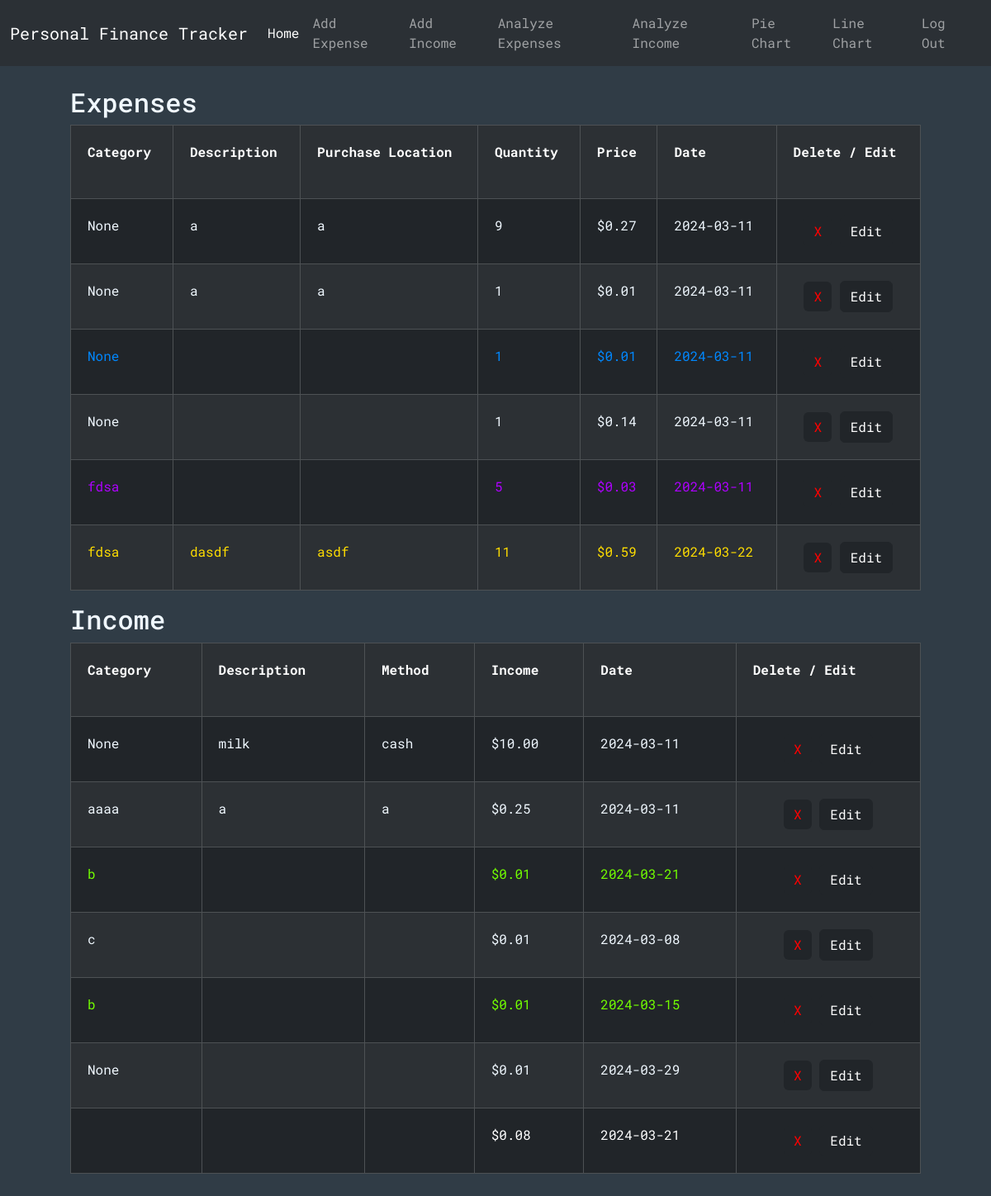
Page / (signed in) on the earlier database version.
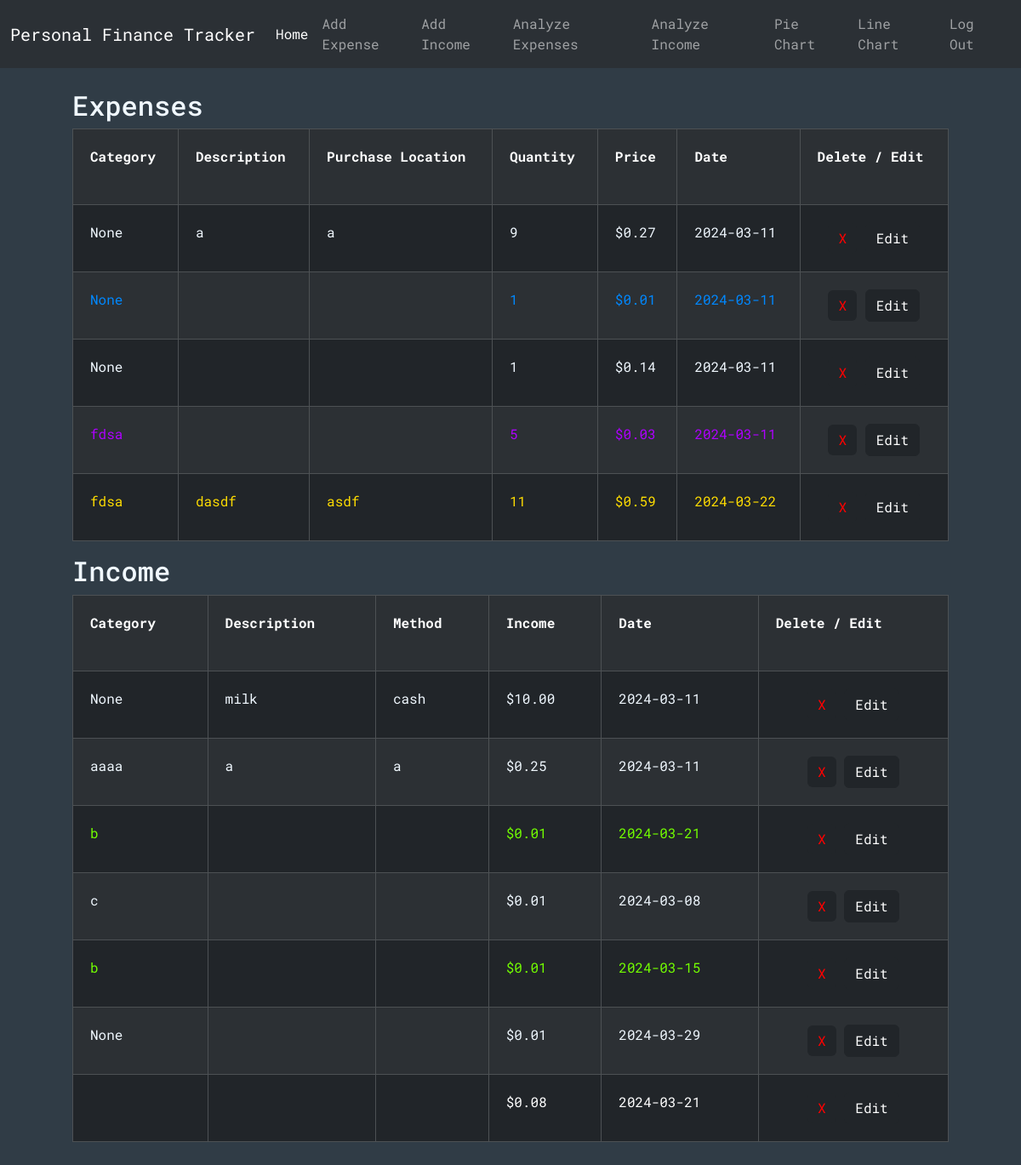
Same page on the later database version.
### tables this page shows
CREATE TABLE expenses (id INTEGER PRIMARY KEY, user_id INTEGER NOT NULL, category TEXT, description TEXT, purchaseLocation TEXT, quantity INTEGER NOT NULL, price NUMERIC NOT NULL, date TEXT NOT NULL, color TEXT, FOREIGN KEY (user_id) REFERENCES users(id));

CREATE TABLE incomes (id INTEGER PRIMARY KEY, user_id INTEGER NOT NULL, category TEXT, description TEXT, method TEXT, income NUMERIC NOT NULL, date TEXT NOT NULL, color TEXT, FOREIGN KEY (user_id) REFERENCES users(id));

### app.py (the view)
@app.route("/")
@login_required
def index():
    conn = get_db_connection()
    exps = conn.execute("SELECT * FROM expenses WHERE user_id = ?", (session["user_id"],)).fetchall()
    inc = conn.execute("SELECT * FROM incomes WHERE user_id = ?", (session["user_id"],)).fetchall()
    print(exps[1]["color"])
    conn.close()
    return render_template("index.html", expenses=exps, incomes=inc)

### helpers.py (called while the page is built)
def login_required(f):
    @wraps(f)
    def decorated_function(*args, **kwargs):
        if session.get("user_id") is None:
            return redirect("/login")
        return f(*args, **kwargs)
    return decorated_function

def get_db_connection():
    conn = sqlite3.connect('database.db')
    conn.row_factory = sqlite3.Row
    return conn

### templates/index.html (shortened to what this page needs)
{% extends "layout.html" %} {% block title %}Main{% endblock %}
{% block body %}
<div class="cont center-horizontal" style="max-width: 1300px">
  {% if expenses -%}
  <div>
    <h2>Expenses</h2>
    <div class="table-responsive">
      <table class="table table-dark table-striped table-bordered table-hover">
        <tr>
          <th scope="col">Category</th>
          <th scope="col">Description</th>
          <th scope="col">Purchase Location</th>
          <th scope="col">Quantity</th>
          <th scope="col">Price</th>
          <th scope="col">Date</th>
          <th scope="col">
            Delete / Edit
            <br />
          </th>
        </tr>
        {% for expense in expenses %}
        <tr>
          <td style="color: {{expense['color']}}">{{ expense["category"] }}</td>
          <td style="color: {{expense['color']}}">
            {{ expense["description"] }}
          </td>
          <td style="color: {{expense['color']}}">
            {{ expense["purchaseLocation"] }}
          </td>
          <td style="color: {{expense['color']}}">{{ expense["quantity"] }}</td>
          <td style="color: {{expense['color']}}">
            {{ "$%.2f"| format(expense["price"]) }}
          </td>
          <td style="color: {{expense['color']}}">{{ expense["date"] }}</td>
          <td style="text-align: center">
            <form action="/delete" method="POST" style="display: inline-block">
              <button
                type="submit"
                class="delete-btn btn btn-dark"
                style="color: red; border: 0; text-align: center"
              >
                X
              </button>
            </form>
            <form action="/edit" method="POST" style="display: inline-block">
              <button type="submit" class="delete-btn btn btn-dark">
                Edit
              </button>
            </form>
          </td>
        </tr>
        {% endfor %}
      </table>
    </div>
  </div>
  {% else -%}
  <p>
    You have no expenses to display here. To add an expense go
    <a href="/add-expense">here</a>. In the future, use the links in the
    navigation bar on the top!
  </p>
  {% endif %}
  {% if incomes -%}
  <div>
    <h2>Income</h2>
    <div class="table-responsive">
      <table class="table table-dark table-striped table-bordered table-hover">
        <tr>
          <th scope="col">Category</th>
          <th scope="col">Description</th>
          <th scope="col">Method</th>
          <th scope="col">Income</th>
          <th scope="col">Date</th>
          <th scope="col">
            Delete / Edit
            <br />
          </th>
        </tr>
        {% for income in incomes %}
        <tr>
          <td style="color: {{income['color']}} ">{{ income["category"] }}</td>
          <td style="color: {{income['color']}} ">
            {{ income["description"] }}
          </td>
          <td style="color: {{income['color']}} ">{{ income["method"] }}</td>
          <td style="color: {{income['color']}} ">
            {{ "$%.2f"| format(income["income"]) }}
          </td>
          <td style="color: {{income['color']}}">{{ income["date"] }}</td>
          <td style="text-align: center">
            <form action="/delete" method="POST" style="display: inline-block">
              <button
                type="submit"
                class="delete-btn btn btn-dark"
                style="color: red; border: 0; text-align: center"
              >
                X
              </button>
            </form>
            <form action="/edit" method="POST" style="display: inline-block">
              <button type="submit" class="delete-btn btn btn-dark">
                Edit
              </button>
            </form>
          </td>
        </tr>
        {% endfor %}
      </table>
    </div>
  </div>
  {% else -%}
  <p>
    You have no income to display here. To add income go
    <a href="/add-income">here</a>. In the future, use the links in the
    navigation bar on the top!
  </p>
  {% endif %}
</div>
{%endblock %}

### templates/layout.html (shortened to what this page needs)
{% include "base.html" %}
<nav class="navbar navbar-expand-lg bg-body-tertiary" data-bs-theme="dark">
  <div class="container-fluid">
    <a class="navbar-brand" href="/">Personal Finance Tracker</a>
    <div class="collapse navbar-collapse" id="navbarSupportedContent">
      <div>
        <ul class="navbar-nav">
          <li class="nav-item" style="margin-top: auto; margin-bottom: auto">
            <a class="nav-link active" aria-current="page" href="/">Home</a>
          </li>
          <li class="nav-item">
            <a class="nav-link" href="/add-expense">Add Expense</a>
          </li>
          <li class="nav-item">
            <a class="nav-link" href="/add-income">Add Income</a>
          </li>
          <li class="nav-item">
            <a class="nav-link" href="/analyzeExpenses">Analyze Expenses</a>
          </li>
          <li class="nav-item">
            <a class="nav-link" href="/analyzeIncome">Analyze Income</a>
          </li>
          <li class="nav-item">
            <a class="nav-link" href="/pieChart">Pie Chart</a>
          </li>
          <li class="nav-item">
            <a class="nav-link" href="/lineChart">Line Chart</a>
          </li>
        </ul>
      </div>
      <div class="navbar-nav flex-end right-div">
        <a class="nav-link" href="/login">Log Out</a>
      </div>
    </div>
  </div>
</nav>
{% block body %}{% endblock %}

### templates/base.html (shortened to what this page needs)
<!DOCTYPE html>
<html lang="en">
  <head>
    <link rel="stylesheet" href="../static/styles/CSS.css" />
    <link
      href="https://cdn.jsdelivr.net/npm/bootstrap@5.3.2/dist/css/bootstrap.min.css"
      rel="stylesheet"
    />
    <link
      href="https://netdna.bootstrapcdn.com/font-awesome/3.2.1/css/font-awesome.css"
      rel="stylesheet"
    />
  </head>
  <body id="body">
  </body>
</html>

### static/styles/CSS.css (style rules this page uses)
.cont { display: flex; justify-content: center; padding: 15px; flex-direction: column; color: aliceblue; max-width: 100vw; }
.navbar-nav { z-index: 1000; }
.center-horizontal { margin: 0 auto; width: 90vw; max-width: 1200px; padding: 25px; }
.right-div { margin-left: auto; box-sizing: border-box; }
#body { background-color: rgb(48, 60, 70); font-family: "Roboto Mono", monospace; color: aliceblue; }
tr > * { padding: 20px !important; }

Differences in the rows shown:
removed expenses: category "None", description "a", purchaseLocation "a", quantity "1", price "$0.01", date "2024-03-11"
